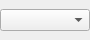
<?xml version="1.0" encoding="UTF-8"?>
<ui version="4.0">
 <class>LetterForm</class>
 <widget class="QWidget" name="LetterForm">
  <property name="geometry">
   <rect>
    <x>0</x>
    <y>0</y>
    <width>90</width>
    <height>40</height>
   </rect>
  </property>
  <property name="windowTitle">
   <string>Form</string>
  </property>
  <layout class="QHBoxLayout" name="horizontalLayout">
   <property name="spacing">
    <number>0</number>
   </property>
   <property name="leftMargin">
    <number>0</number>
   </property>
   <property name="topMargin">
    <number>0</number>
   </property>
   <property name="rightMargin">
    <number>0</number>
   </property>
   <property name="bottomMargin">
    <number>0</number>
   </property>
   <item>
    <widget class="QComboBox" name="comboBox"/>
   </item>
  </layout>
 </widget>
 <resources/>
 <connections/>
</ui>
